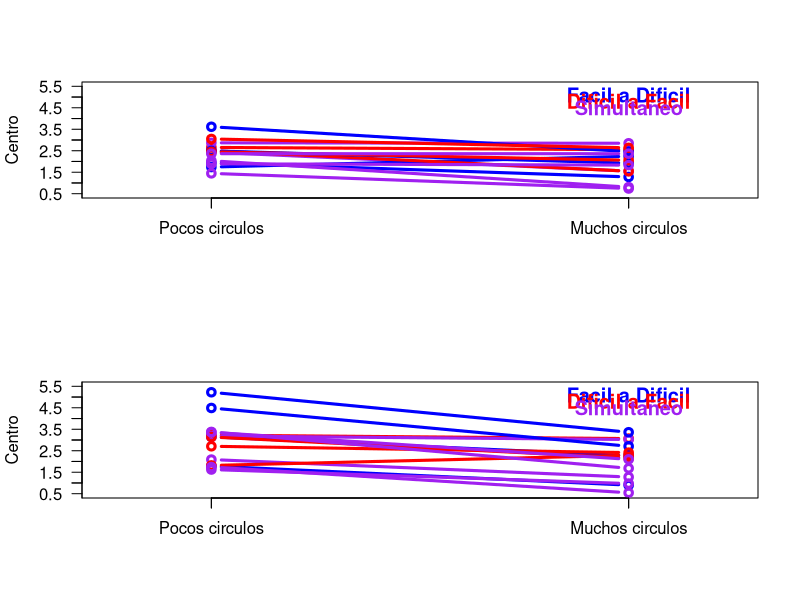
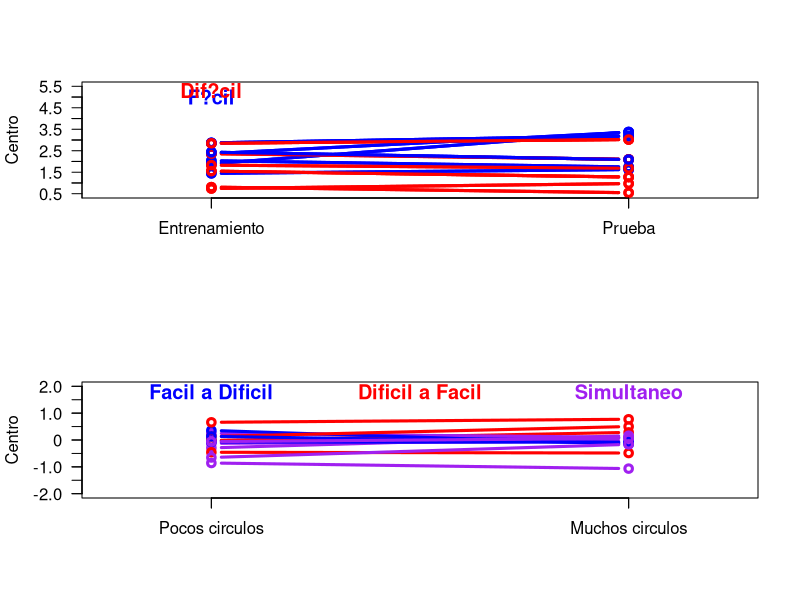
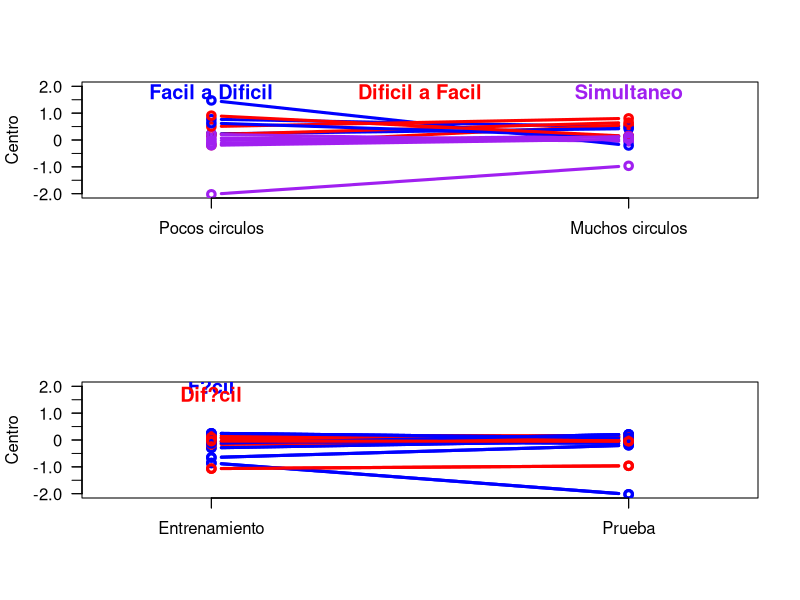

Write the R code that produced these figures, in order.
#D' Entrenamiento 3 grupos

rm(list=ls())
layout(matrix(1:2,ncol=1))
Centro<-matrix(data=c(1.935,1.2803,2.6544,2.5496,2.4323,1.5504,1.7404,2.2425,2.5046,1.5467,2.8677,2.8479,2.4955,1.9219,2.4496,2.058,1.4469,.7415,3.6159,2.45965,3.048324,2.63589,2.0344,.8064,0,0,0,0,1.8925,1.831,0,0,0,0,2.3636,2.3636), nrow=2, ncol=18)
matplot(Centro, type="b", lty=1, lwd=3, pch=21, col=c("Blue","Red","Purple"),
        cex=1, ylim=c(0.5,5.5), xlim=c(0.75,2.25),
        xaxp=c(1,2,1), las=1, labels=F)

axis(1,at=c(1,2),labels=c("Pocos circulos","Muchos circulos"),las=1)
axis(2,at=c(0.0,0.5,1.0,1.5,2.0,2.5,3.0,3.5,4.0,4.5,5.0,5.5),labels=c("0","0.5","1.0","1.5","2.0","2.5","3.0","3.5","4.0","4.5","5.0","5.5"),las=1)

text(2,5.1,paste("Facil a Dificil"),cex=1.2,col='Blue',f=2)
text(2,4.8,paste("Dificil a Facil"),cex=1.2,col='Red',f=2)
text(2,4.5,paste("Simultaneo"),cex=1.2,col='Purple',f=2)

#D' Prueba 3 grupos

rm(list=ls())
Centro<-matrix(data=c(1.7873,.8989,3.2256,3.0667,2.0892,1.2754,3.1472,2.2708,1.8145,2.2889,3.1848,3.0236,4.4905,2.7092,3.1405,2.1557,1.6249,.9716,5.22207,3.361525,2.707343,2.412738,1.7422,.544,0,0,0,0,3.3755,1.6831,0,0,0,0,3.361,2.1004), nrow=2, ncol=18)
matplot(Centro, type="b", lty=1, lwd=3, pch=21, col=c("Blue","Red","Purple"),
        cex=1, ylim=c(0.5,5.5), xlim=c(0.75,2.25),
        xaxp=c(1,2,1), las=1, labels=F)

axis(1,at=c(1,2),labels=c("Pocos circulos","Muchos circulos"),las=1)
axis(2,at=c(0.0,0.5,1.0,1.5,2.0,2.5,3.0,3.5,4.0,4.5,5.0,5.5,6.0),labels=c("0","0.5","1.0","1.5","2.0","2.5","3.0","3.5","4.0","4.5","5.0","5.5","6.0"),las=1)

text(2,5.1,paste("Facil a Dificil"),cex=1.2,col='Blue',f=2)
text(2,4.8,paste("Dificil a Facil"),cex=1.2,col='Red',f=2)
text(2,4.5,paste("Simultaneo"),cex=1.2,col='Purple',f=2)

#D' Cambios en D'

rm(list=ls())
Centro<-matrix(data=c(2.4323,2.0892,1.5504,1.2754,2.8677,3.1848,2.8479,3.0236,1.4469,1.6249,.7415,.9716,2.0344,1.7422,.8064,.544,1.8925,3.3755,1.831,1.6831,2.3636,3.361,2.3636,2.1004), nrow=2, ncol=28)
matplot(Centro, type="b", lty=1, lwd=3, pch=21, col=c("Blue","Red"),
        cex=1, ylim=c(0.5,5.5), xlim=c(0.75,2.25),
        xaxp=c(1,2,1), las=1, labels=F)

axis(1,at=c(1,2),labels=c("Entrenamiento","Prueba"),las=1)
axis(2,at=c(0.0,0.5,1.0,1.5,2.0,2.5,3.0,3.5,4.0,4.5,5.0,5.5),labels=c("0","0.5","1.0","1.5","2.0","2.5","3.0","3.5","4.0","4.5","5.0","5.5"),las=1)

text(1,5,paste("F?cil"),cex=1.2,col='Blue',f=2)
text(1,5.3,paste("Dif?cil"),cex=1.2,col='Red',f=2)



#C Entrenamiento 3 grupos

rm(list=ls())
Centro<-matrix(data=c(-.024,.091450,-.018400,.2833,.24855,.1008,.356500,-.154050,.130200,.501350,-.12505,-.04145,.135950,-.106850,.658900,.772600,-.29295,.16025,-.076319,-.079475,-.456591,-.484798,-.6513,-.1623,5,5,5,5,-.85665,-1.0654,5,5,5,5,-.0602,.0597), nrow=2, ncol=18)
matplot(Centro, type="b", lty=1, lwd=3, pch=21, col=c("Blue","Red","Purple"),
        cex=1, ylim=c(-2.0,2.0), xlim=c(0.75,2.25),
        xaxp=c(1,2,1), las=1, labels=F)

axis(1,at=c(1,2),labels=c("Pocos circulos","Muchos circulos"),las=1)
axis(2,at=c(-2.0,-1.5,-1.0,-0.5,0,0.5,1.0,1.5,2.0),labels=c("-2.0","-1.5","-1.0","-0.5","0","0.5","1.0","1.5","2.0"),las=1)

text(1,1.8,paste("Facil a Dificil"),cex=1.2,col='Blue',f=2)
text(1.5,1.8,paste("Dificil a Facil"),cex=1.2,col='Red',f=2)
text(2,1.8,paste("Simultaneo"),cex=1.2,col='Purple',f=2)

#C Prueba 3 grupos

rm(list=ls())
Centro<-matrix(data=c(.773850,.494050,-.190100,.565750,.077,-.0367,.228000,.422700,.200550,.650850,.2092,-.0471,1.473750,-.204300,.502450,.805850,-.02095,.1513,.630135,.121981,.906517,.138798,-.1967,.0308,3,3,3,3,-2.02225,-.96135,3,3,3,3,-.1224,.1292), nrow=2, ncol=18)
matplot(Centro, type="b", lty=1, lwd=3, pch=21, col=c("Blue","Red","Purple"),
        cex=1, ylim=c(-2.0,2.0), xlim=c(0.75,2.25),
        xaxp=c(1,2,1), las=1, labels=F)

axis(1,at=c(1,2),labels=c("Pocos circulos","Muchos circulos"),las=1)
axis(2,at=c(-2.0,-1.5,-1.0,-0.5,0,0.5,1.0,1.5,2.0),labels=c("-2.0","-1.5","-1.0","-0.5","0","0.5","1.0","1.5","2.0"),las=1)

text(1,1.8,paste("Facil a Dificil"),cex=1.2,col='Blue',f=2)
text(1.5,1.8,paste("Dificil a Facil"),cex=1.2,col='Red',f=2)
text(2,1.8,paste("Simultaneo"),cex=1.2,col='Purple',f=2)

#C Cambios en C

rm(list=ls())
Centro<-matrix(data=c(.24855,.077,.1008,-.0367,-.12505,.2092,-.04145,-.0471,-.29295,-.02095,.16025,.1513,-.6513,-.1967,-.1623,.0308,-.85665,-2.02225,-1.0654,-.96135,-.0602,-.1224,.0597,.1292), nrow=2, ncol=28)
matplot(Centro, type="b", lty=1, lwd=3, pch=21, col=c("Blue","Red"),
        cex=1, ylim=c(-2,2), xlim=c(0.75,2.25),
        xaxp=c(1,2,1), las=1, labels=F)

axis(1,at=c(1,2),labels=c("Entrenamiento","Prueba"),las=1)
axis(2,at=c(-2.0,-1.5,-1.0,-0.5,0,0.5,1.0,1.5,2.0),labels=c("-2.0","-1.5","-1.0","-0.5","0","0.5","1.0","1.5","2.0"),las=1)

text(1,2,paste("F?cil"),cex=1.2,col='Blue',f=2)
text(1,1.7,paste("Dif?cil"),cex=1.2,col='Red',f=2)